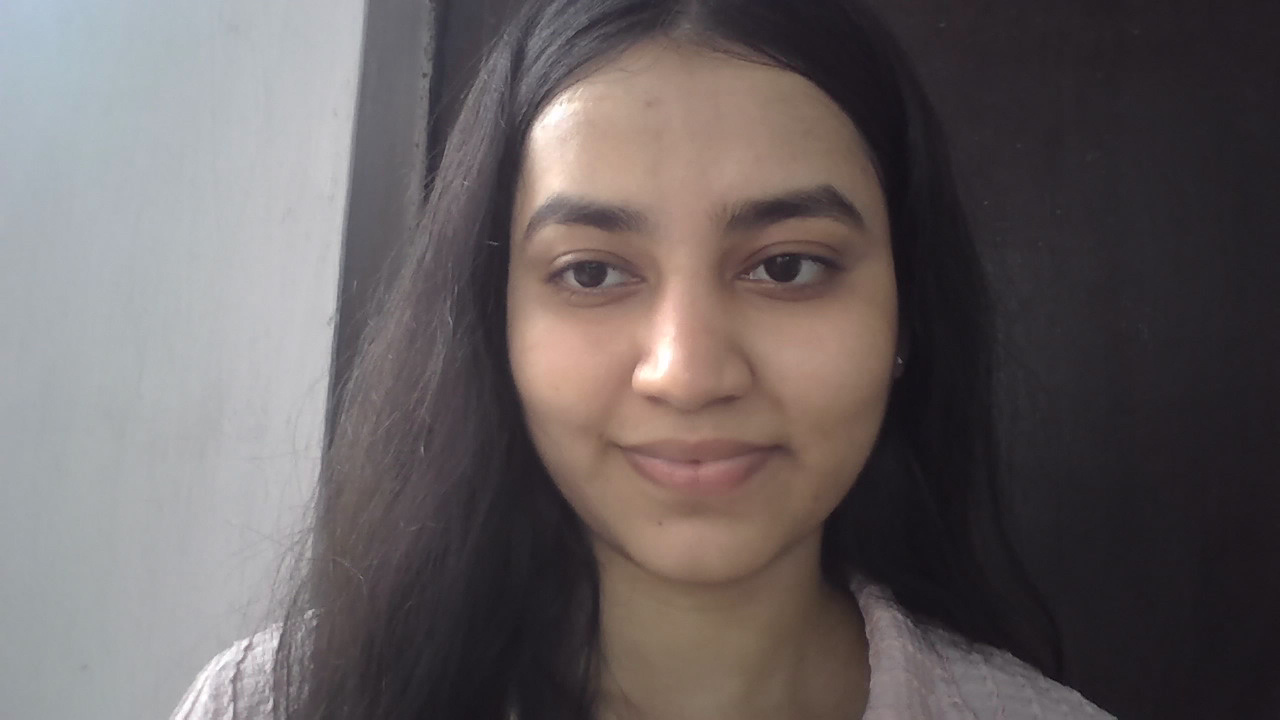
#> input picture frames/frame_001.png, 1280 x 720 px, found by its file name
$ python measure_difference.py
#> lines starting #> are read from the running program, lines starting #| are printed output that depends on the picture; long printed decimals are rounded

import cv2
import numpy as np

# Load original and reconstructed images
original = cv2.imread("frames/frame_001.png", cv2.IMREAD_GRAYSCALE)
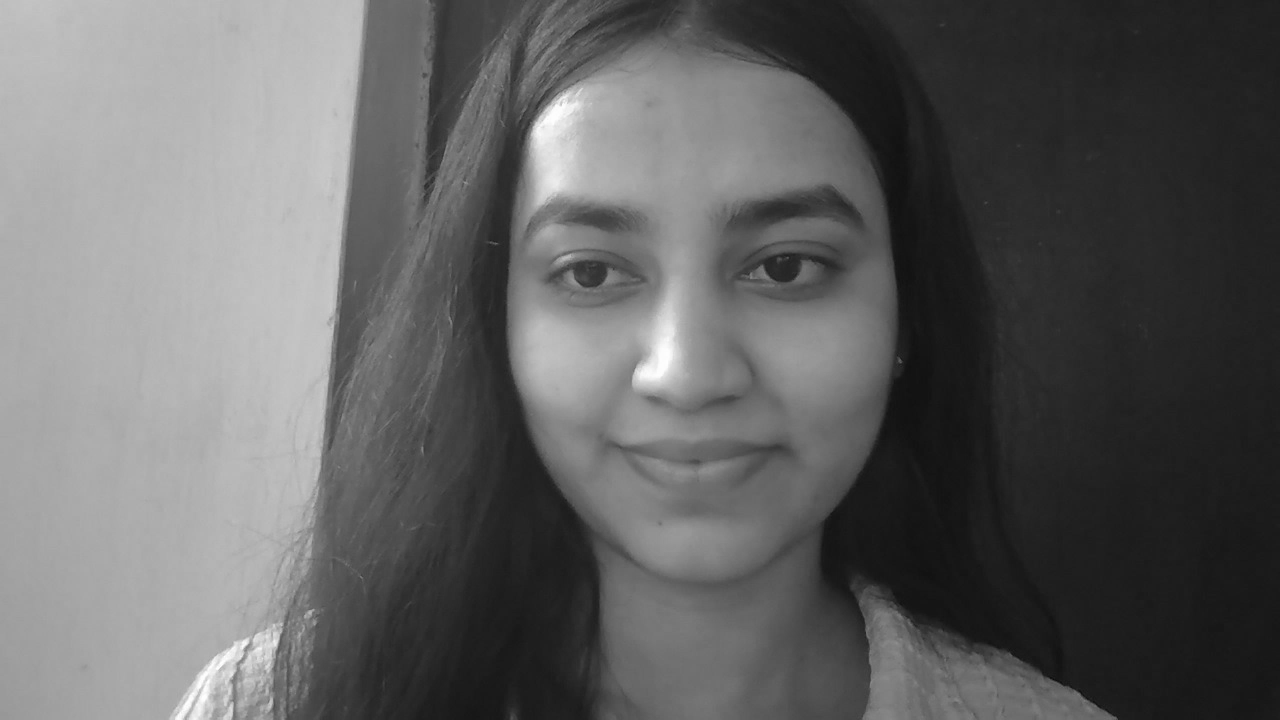
#> original: shape (720, 1280); min 11, max 254, mean 98.4
reconstructed = cv2.imread("reconstructed_frame.png", cv2.IMREAD_GRAYSCALE)
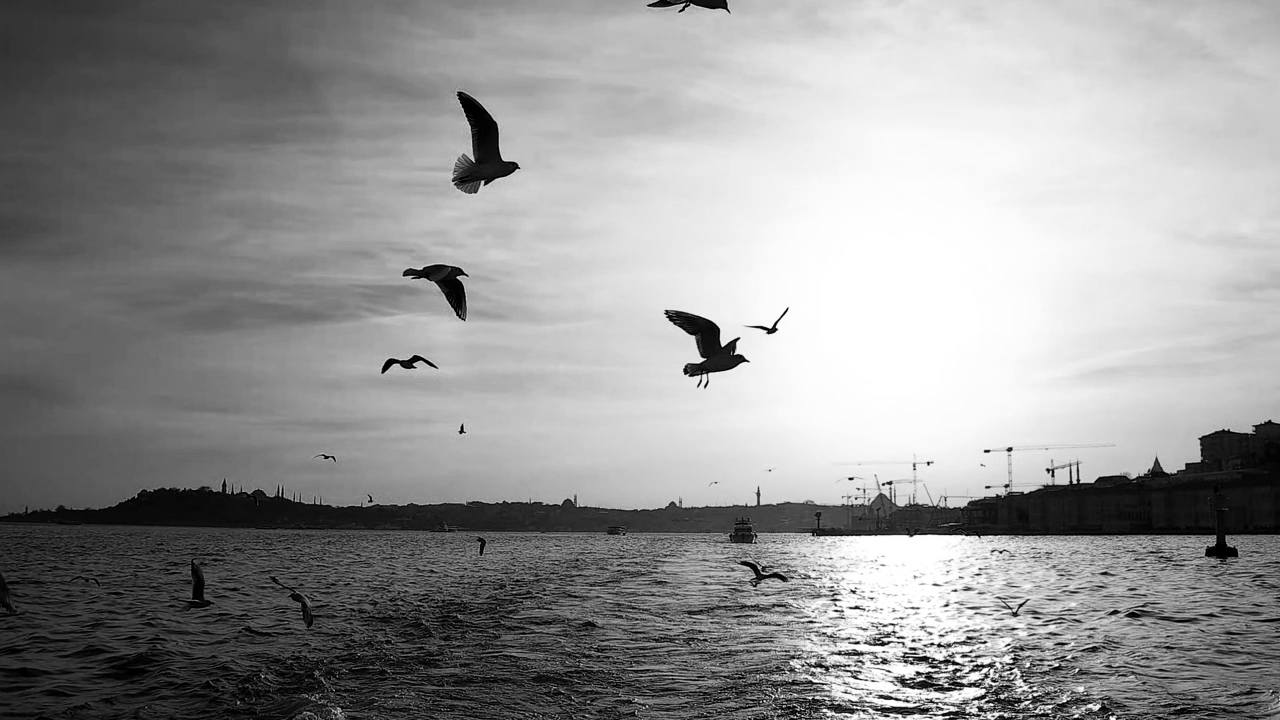
#> input picture reconstructed_frame.png, 1280 x 720 px, found by its file name
#> reconstructed is the input picture: shape (720, 1280); min 0, max 255, mean 150.4

if original is None:
    raise FileNotFoundError("Could not load frames/frame_001.png")

if reconstructed is None:
    raise FileNotFoundError("Could not load reconstructed_frame.png")

# Convert to floating point for accurate calculations
original_float = original.astype(np.float64)
reconstructed_float = reconstructed.astype(np.float64)

# Calculate Mean Squared Error (MSE)
mse = np.mean((original_float - reconstructed_float) ** 2)
#> mse = 15579

# Calculate PSNR
if mse == 0:
    psnr = float("inf")
else:
    psnr = 10 * np.log10((255 ** 2) / mse)
#> psnr = 6.21

print("Original image shape:", original.shape)
#| Original image shape: (720, 1280)
print("Reconstructed image shape:", reconstructed.shape)
#| Reconstructed image shape: (720, 1280)
print(f"MSE: {mse:.6f}")
#| MSE: 15579.039
print(f"PSNR: {psnr:.6f} dB")
#| PSNR: 6.205 dB
